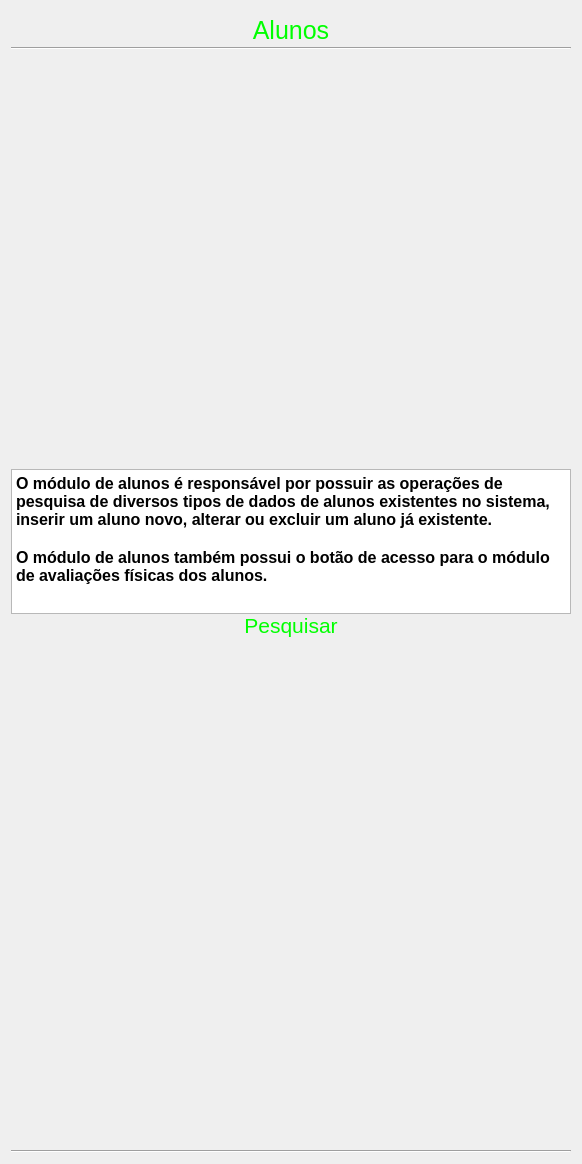
             <widget class="QWidget" name="scrollAreaWidgetContents_2">
              <property name="geometry">
               <rect>
                <x>0</x>
                <y>-490</y>
                <width>578</width>
                <height>1160</height>
               </rect>
              </property>
              <layout class="QVBoxLayout" name="verticalLayout_9">
               <item>
                <widget class="QLabel" name="label_8">
                 <property name="minimumSize">
                  <size>
                   <width>0</width>
                   <height>30</height>
                  </size>
                 </property>
                 <property name="maximumSize">
                  <size>
                   <width>16777215</width>
                   <height>20</height>
                  </size>
                 </property>
                 <property name="styleSheet">
                  <string notr="true">font-size:25px;</string>
                 </property>
                 <property name="text">
                  <string>&lt;html&gt;&lt;head/&gt;&lt;body&gt;&lt;p align=&quot;center&quot;&gt;&lt;span style=&quot; color:#00ff00;&quot;&gt;Alunos&lt;/span&gt;&lt;/p&gt;&lt;/body&gt;&lt;/html&gt;</string>
                 </property>
                </widget>
               </item>
               <item>
                <widget class="Line" name="line_8">
                 <property name="orientation">
                  <enum>Qt::Horizontal</enum>
                 </property>
                </widget>
               </item>
               <item>
                <widget class="QLabel" name="label_9">
                 <property name="minimumSize">
                  <size>
                   <width>560</width>
                   <height>400</height>
                  </size>
                 </property>
                 <property name="maximumSize">
                  <size>
                   <width>570</width>
                   <height>400</height>
                  </size>
                 </property>
                 <property name="text">
                  <string/>
                 </property>
                 <property name="pixmap">
                  <pixmap>../../Icons/tutorials/alunos/tela_alunos.png</pixmap>
                 </property>
                 <property name="scaledContents">
                  <bool>true</bool>
                 </property>
                </widget>
               </item>
               <item>
                <widget class="QTextBrowser" name="textBrowser_2">
                 <property name="minimumSize">
                  <size>
                   <width>0</width>
                   <height>145</height>
                  </size>
                 </property>
                 <property name="maximumSize">
                  <size>
                   <width>16777215</width>
                   <height>130</height>
                  </size>
                 </property>
                 <property name="html">
                  <string>&lt;!DOCTYPE HTML PUBLIC &quot;-//W3C//DTD HTML 4.0//EN&quot; &quot;http://www.w3.org/TR/REC-html40/strict.dtd&quot;&gt;
&lt;html&gt;&lt;head&gt;&lt;meta name=&quot;qrichtext&quot; content=&quot;1&quot; /&gt;&lt;style type=&quot;text/css&quot;&gt;
p, li { white-space: pre-wrap; }
&lt;/style&gt;&lt;/head&gt;&lt;body style=&quot; font-family:'MS Shell Dlg 2'; font-size:16px; font-weight:600; font-style:normal;&quot;&gt;
&lt;p style=&quot; margin-top:0px; margin-bottom:0px; margin-left:0px; margin-right:0px; -qt-block-indent:0; text-indent:0px;&quot;&gt;&lt;span style=&quot; font-size:16px;&quot;&gt;O módulo de alunos é responsável por possuir as operações de pesquisa de diversos tipos de dados de alunos existentes no sistema, inserir um aluno novo, alterar ou excluir um aluno já existente.&lt;/span&gt;&lt;/p&gt;
&lt;p style=&quot;-qt-paragraph-type:empty; margin-top:0px; margin-bottom:0px; margin-left:0px; margin-right:0px; -qt-block-indent:0; text-indent:0px;&quot;&gt;&lt;br /&gt;&lt;/p&gt;
&lt;p style=&quot; margin-top:0px; margin-bottom:0px; margin-left:0px; margin-right:0px; -qt-block-indent:0; text-indent:0px;&quot;&gt;&lt;span style=&quot; font-size:16px;&quot;&gt;O módulo de alunos também possui o botão de acesso para o módulo de avaliações físicas dos alunos.&lt;/span&gt;&lt;/p&gt;&lt;/body&gt;&lt;/html&gt;</string>
                 </property>
                </widget>
               </item>
               <item>
                <widget class="QLabel" name="label_11">
                 <property name="text">
                  <string>&lt;html&gt;&lt;head/&gt;&lt;body&gt;&lt;p align=&quot;center&quot;&gt;&lt;span style=&quot; font-size:16pt; color:#00ff00;&quot;&gt;Pesquisar&lt;/span&gt;&lt;/p&gt;&lt;/body&gt;&lt;/html&gt;</string>
                 </property>
                </widget>
               </item>
               <item>
                <widget class="QLabel" name="label_10">
                 <property name="minimumSize">
                  <size>
                   <width>200</width>
                   <height>500</height>
                  </size>
                 </property>
                 <property name="maximumSize">
                  <size>
                   <width>250</width>
                   <height>500</height>
                  </size>
                 </property>
                 <property name="text">
                  <string/>
                 </property>
                 <property name="pixmap">
                  <pixmap>../../Icons/tutorials/alunos/tela_alunos_pesquisa.png</pixmap>
                 </property>
                 <property name="scaledContents">
                  <bool>true</bool>
                 </property>
                </widget>
               </item>
               <item>
                <widget class="Line" name="line_9">
                 <property name="orientation">
                  <enum>Qt::Horizontal</enum>
                 </property>
                </widget>
               </item>
              </layout>
             </widget>
